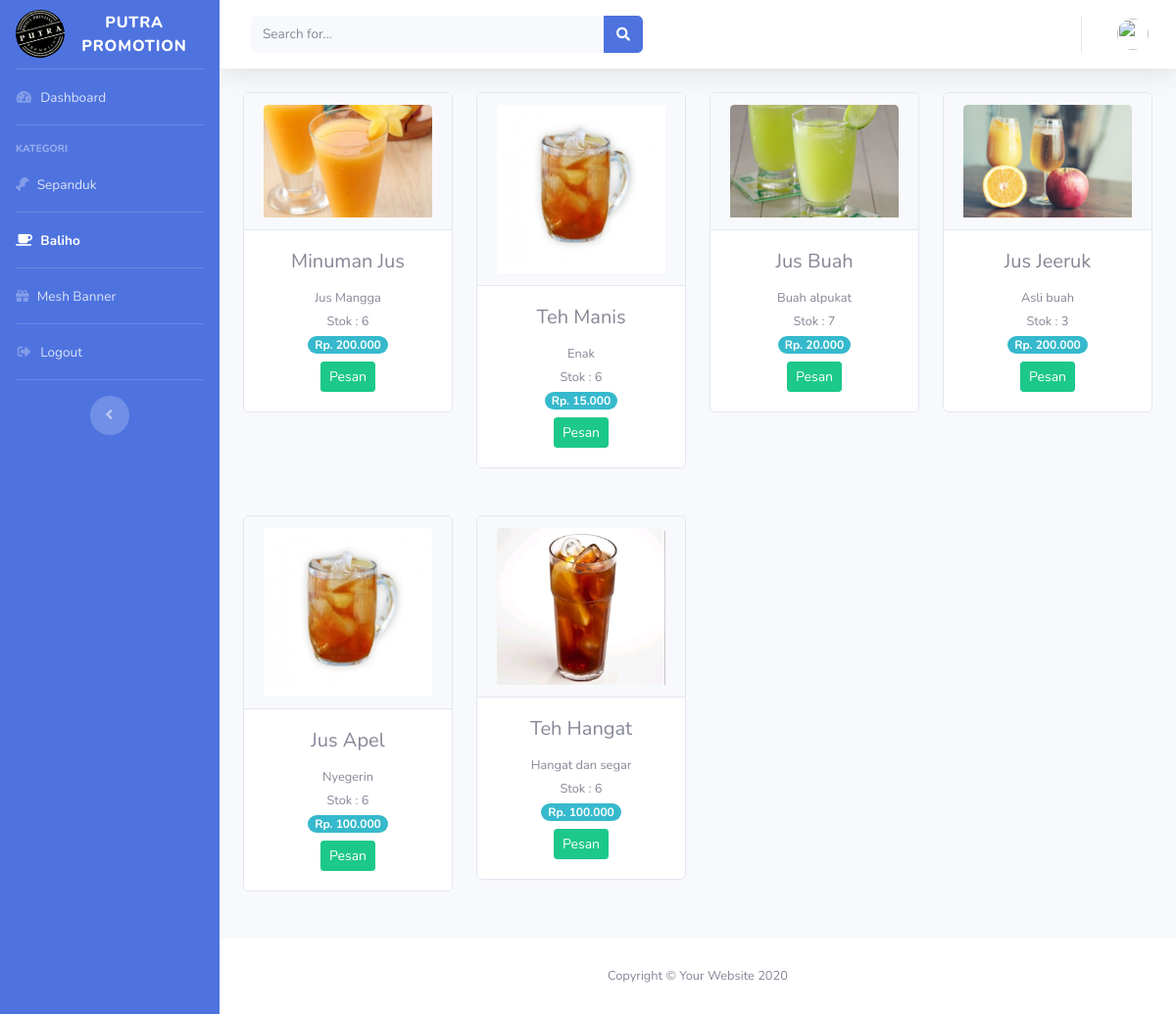
The page /index.php/kategori/minuman on the database its author committed.
### tables this page shows
CREATE TABLE `tb_barang` (
  `id_barang` int(11) NOT NULL,
  `nama_barang` varchar(128) NOT NULL,
  `keterangan` varchar(225) NOT NULL,
  `kategori` varchar(60) NOT NULL,
  `harga` int(11) NOT NULL,
  `stok` int(4) NOT NULL,
  `gambar` varchar(200) NOT NULL
);

### application/controllers/Kategori.php (called while the page is built, shortened)
<?php
class Kategori extends CI_Controller{
	public function minuman(){
		$data['title'] = 'Minuman';
		$data['minuman'] = $this->m_kategori->data_minuman()->result_array();
		$data['user'] = $this->m_kategori->session_user();
		$this->load->view('templates/header', $data);
		$this->load->view('templates/sidebar');
		$this->load->view('templates/topbar', $data);
		$this->load->view('minuman', $data);
		$this->load->view('templates/footer');
	}
}
?>

### index.php (called while the page is built, shortened)
<?php
require_once BASEPATH.'core/CodeIgniter.php';

### application/models/m_kategori.php (called while the page is built, shortened)
<?php
class M_kategori extends CI_Model{
	public function data_minuman(){
		return $this->db->get_where("tb_barang", ['kategori' => 'Minuman']);
	}
}
?>

### application/views/minuman.php (the view, shortened to what this page needs)
     <div class="container-fluid">
<div class="row text-center mt-2">
     		<?php foreach ($minuman as $brg): ?>
      		<div class="col-6 col-md-3 col-lg-3 mb-5">
                     <div class="card">
                      <div class="card-header">
                          <img src="<?= base_url('assets/img/barang/') .$brg['gambar']; ?>" class="card-img-top" alt="" width="100%">
                      </div>
                   <div class="card-body">
                        	<h5 class="card-title"><?= $brg['nama_barang']; ?></h5>
       				<small><?= $brg['keterangan']; ?></small><br>
       				<small>Stok : <?= $brg['stok'] ?></small><br>
       				<span class="badge badge-pill badge-info mb-2">Rp. <?= number_format($brg['harga'], 0,',','.'); ?></span><br>
       				<a href="https://api.whatsapp.com/send?phone=6285364669771&text=Hallo%20Admin%20Saya%20Ingin%20Memesan" class="btn btn-sm btn-success">Pesan</a>
       			</div>
                     </div>
                 </div>
     		<?php endforeach ?>
</div>
     </div>
   </div>

### rows shown on the page
tb_barang: gambar (picture), nama_barang "Minuman Jus", keterangan "Jus Mangga", stok "6", harga "200.000"
tb_barang: gambar (picture), nama_barang "Teh Manis", keterangan "Enak", stok "6", harga "15.000"
tb_barang: gambar (picture), nama_barang "Jus Buah", keterangan "Buah alpukat", stok "7", harga "20.000"
tb_barang: gambar (picture), nama_barang "Jus Jeeruk", keterangan "Asli buah", stok "3", harga "200.000"
tb_barang: gambar (picture), nama_barang "Jus Apel", keterangan "Nyegerin", stok "6", harga "100.000"
tb_barang: gambar (picture), nama_barang "Teh Hangat", keterangan "Hangat dan segar", stok "6", harga "100.000"
